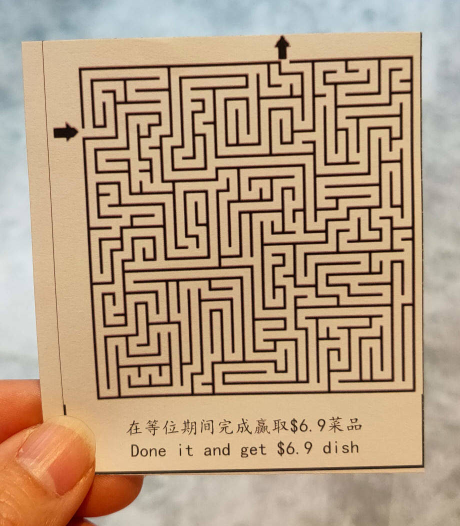
#> input picture mazes/maze.png, 920 x 1052 px (shown at 1/2 size)
$ python 'shape detection.py'
#> lines starting #> are read from the running program, lines starting #| are printed output that depends on the picture; after the words box and inside, x2 and y2 are one past the last pixel; in counts of white or black regions, pixels touching at a corner belong together
import cv2
import numpy as np

# Load image, grayscale, median blur, sharpen image
image = cv2.imread('mazes/maze.png')
#> image is the input picture: shape (1052, 920, 3); mean B, G, R 130.5, 157.8, 183.3
gray = cv2.cvtColor(image, cv2.COLOR_BGR2GRAY)
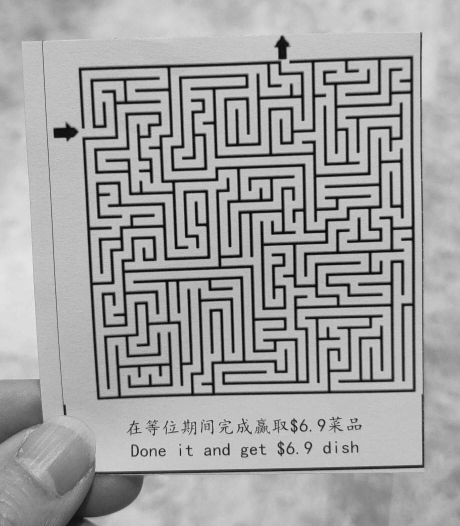
#> gray: shape (1052, 920) (shown at 1/2 size); min 1, max 236, mean 162.4
blur = cv2.medianBlur(gray, 5)
sharpen_kernel = np.array([[-1,-1,-1], [-1,9,-1], [-1,-1,-1]])
sharpen = cv2.filter2D(blur, -1, sharpen_kernel)
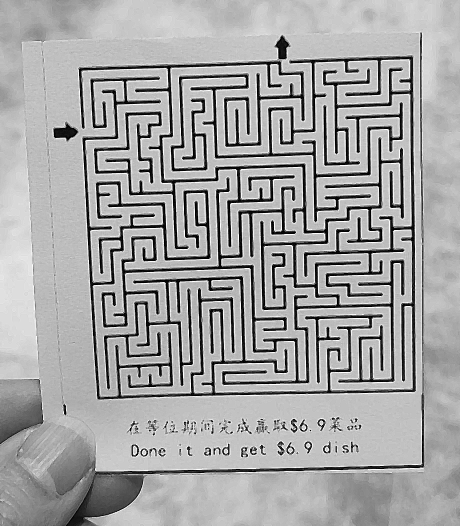
#> sharpen: shape (1052, 920) (shown at 1/2 size); min 0, max 255, mean 166.4

# Threshold and morph close
thresh = cv2.threshold(sharpen, 160, 255, cv2.THRESH_BINARY_INV)[1]
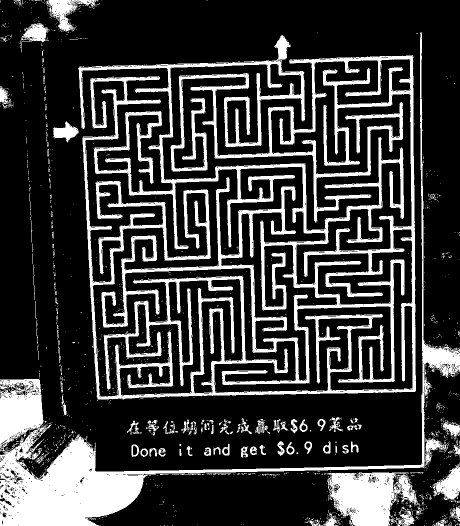
#> thresh: shape (1052, 920) (shown at 1/2 size); 22.7% white; 1757 white regions (1654 under 20 px), largest, box (x1, y1, x2, y2) and area: (164, 110, 832, 800) 75825, (156, 70, 809, 770) 57457, (0, 64, 920, 1052) 52517
kernel = cv2.getStructuringElement(cv2.MORPH_RECT, (3,3))
close = cv2.morphologyEx(thresh, cv2.MORPH_CLOSE, kernel, iterations=2)
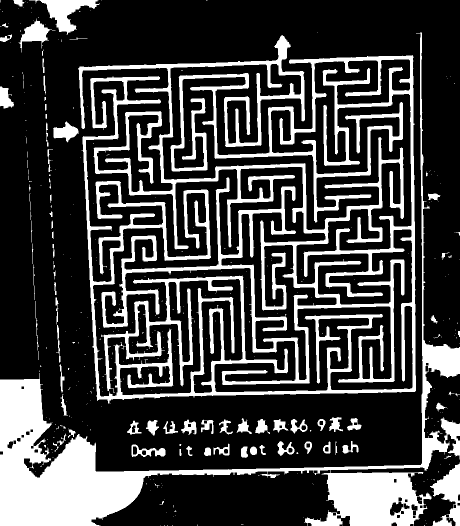
#> close: shape (1052, 920) (shown at 1/2 size); 25.3% white; 369 white regions (291 under 20 px)

# Find contours and filter using threshold area
cnts = cv2.findContours(close, cv2.RETR_EXTERNAL, cv2.CHAIN_APPROX_SIMPLE)
#> cnts = 336 contours, 276 with area under 20; largest, box (x1, y1, x2, y2) and area: (163, 110, 832, 807) 101349, (0, 64, 920, 1052) 78888, (156, 70, 809, 770) 51659, (860, 925, 920, 1052) 3462, (58, 0, 200, 70) 3198
cnts = cnts[0] if len(cnts) == 2 else cnts[1]

min_area = 100
max_area = 1500
image_number = 0
for c in cnts:
    area = cv2.contourArea(c)
    if area > min_area and area < max_area:
        x,y,w,h = cv2.boundingRect(c)
        ROI = image[y:y+h, x:x+w]
        cv2.imwrite('ROI_{}.png'.format(image_number), ROI)
        cv2.rectangle(image, (x, y), (x + w, y + h), (36,255,12), 2)
        image_number += 1
#> this loop made 336 passes
#> (area, x, y, w, h) on passes 52, 53, 54, 59, 62, 65, 66, 68, 69, 93, 95, 96: (172.5, 408, 895, 14, 17), (174, 500, 893, 14, 17), (226.5, 482, 893, 14, 23), (849, 263, 889, 68, 25), (320.5, 427, 887, 32, 24), (220, 646, 883, 15, 24), (213.5, 609, 883, 15, 25), (277.5, 685, 882, 32, 25), (477, 555, 882, 34, 30), (231, 326, 842, 30, 26), (350, 254, 841, 29, 28), (400.5, 292, 840, 26, 31)
#> area on passes 43, 50, 56, 57: 3461.5, 30.5, 80.5, 84
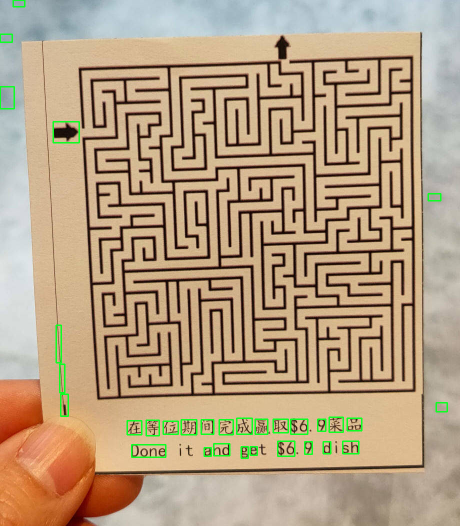
#> image: shape (1052, 920, 3) (shown at 1/2 size); 1.04% of pixels changed, all inside (x1, y1, x2, y2) = (0, 0, 896, 918)
#> after the loop, image_number = 31

cv2.imshow('sharpen', sharpen)
cv2.imshow('close', close)
cv2.imshow('thresh', thresh)
cv2.imshow('image', image)
cv2.waitKey()
